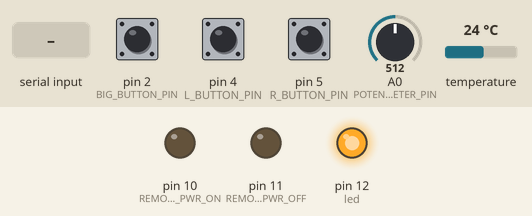
This sketch was run on a simulated Arduino Uno, built with avr-gcc and run on an emulated ATmega328P. On the bench: output pins drawn as LEDs (lit = HIGH). Inputs (shaded band) come from the test bench; at power-on: pin 2 (BIG_BUTTON_PIN) HIGH, A0 (POTENTIOMETER_PIN) = 512, pin 5 (R_BUTTON_PIN) HIGH, pin 4 (L_BUTTON_PIN) HIGH, temperature 24 °C. Pins used as bus, display or sensor lines are not drawn; what the sketch prints to the serial monitor is not drawn.

Above: at 8.2 s.
8.3 s: "200\n" received over Serial
13.7 s: pin 2 (BIG_BUTTON_PIN) pulled LOW for 1 s
At 17.48 s:
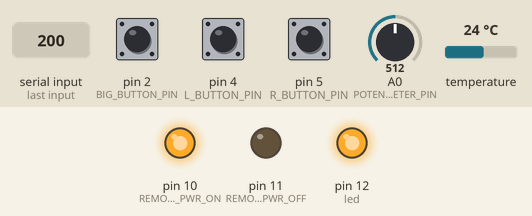
19.0 s: A0 (POTENTIOMETER_PIN) set to 499
22.4 s: A0 (POTENTIOMETER_PIN) set to 716
27.8 s: pin 5 (R_BUTTON_PIN) pulled LOW for 0.15 s
At 31.0 s:
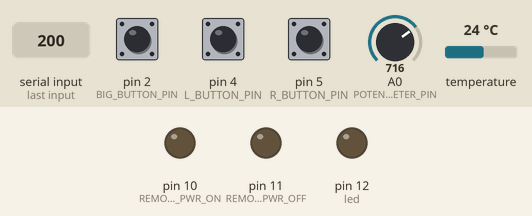
31.3 s: pin 5 (R_BUTTON_PIN) pulled LOW for 3.2 s
Timing chart, 0 to 40.6 s (numbered marks = the images above; inputs shaded):
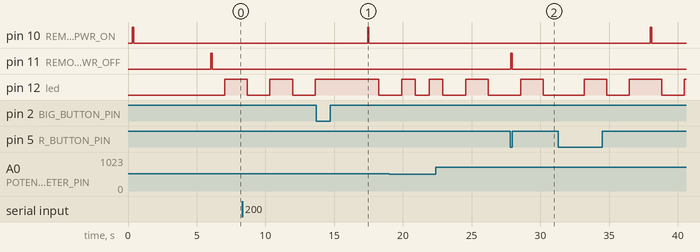

The sketch:

temp_control.ino
```cpp
#include <Button.h>
#include <SoftwareSerial.h>
#include <OneWire.h>
#include <DallasTemperature.h>
#include <Potentiometer.h>
#include <MemoryFree.h>
#include <PID_v1.h>

#define POTENTIOMETER_PIN A0

#define DISPLAY_TX_PIN 8
#define DISPLAY_RX_PIN 10


#define DISPLAY_RESET_PIN 7

#define BIG_BUTTON_PIN 2
#define L_BUTTON_PIN 4
#define R_BUTTON_PIN 5

#define REMOTE_PWR_ON 10
#define REMOTE_PWR_OFF 11

#define TEMPERATURE_PROBE_PIN 9
#define TEMPERATURE_PRECISION 12

#define PRETTY_PRINT_MULTIPLIER 10

#define MIN_PWR_SWITCH_PAUSE 10


enum { COMMA=5, COMMA_10=6, COLON, NONE };
enum { ON=10, OFF=11 };

const int led = 12;

boolean isLedOn = false;
long timeSincePwrSwitch;

unsigned long lastPollPeriod = 0;
const int pollPeriod = 1000;

unsigned long lastTimeChangePeriod = 0;
float lastTempChangePeriod = 0.0;


int lastPowerState;

int holdTemp = 0;
float acceptedChange = 0.0;
int pwr_switch_pause_addition = 0;

int menuItemSelected;

Potentiometer potentiometer = Potentiometer(POTENTIOMETER_PIN);

Button big_button = Button(BIG_BUTTON_PIN,BUTTON_PULLUP);
Button l_button = Button(L_BUTTON_PIN,BUTTON_PULLUP);
Button r_button = Button(R_BUTTON_PIN,BUTTON_PULLUP);


SoftwareSerial s7s(DISPLAY_RX_PIN, DISPLAY_TX_PIN);

OneWire oneWire(TEMPERATURE_PROBE_PIN);
DallasTemperature temp_probe(&oneWire);

String out;


//
// PID - Global variables
//

//Define Variables we'll be connecting to
double Setpoint, Input, Output;

//Specify the links and initial tuning parameters
PID myPID(&Input, &Output, &Setpoint,30,3,5, DIRECT);

int WindowSize = 5000;
unsigned long windowStartTime;


void setup() {
  Serial.begin(115200);
  Serial.println(F("Project C - SousVide Edition"));
  Serial.println(F("Setup staring."));

  pinMode(led,OUTPUT);
  pinMode(DISPLAY_RESET_PIN, OUTPUT);

  pinMode(BIG_BUTTON_PIN, INPUT_PULLUP); // Enable internal pull-up resistor on pin
  pinMode(L_BUTTON_PIN, INPUT_PULLUP); // Enable internal pull-up resistor on pin
  pinMode(R_BUTTON_PIN, INPUT_PULLUP); // Enable internal pull-up resistor on pin

  pinMode(REMOTE_PWR_ON, OUTPUT);
  pinMode(REMOTE_PWR_OFF, OUTPUT);

  reset_display(DISPLAY_RESET_PIN);
  s7s.begin(9600);

  temp_probe.begin();
  temp_probe.setResolution(TEMPERATURE_PRECISION);

  potentiometer.setSectors(2); // Two choises for the menu. Temp control ON, or OFF

  Serial.println(F("Turning off remote power "));
  remote_power_on();
  delay(5000);
  remote_power_off();
  print_power_state();
  reset_display(DISPLAY_RESET_PIN);

  //
  // Pid - Setup
  //
  windowStartTime = millis();

  //initialize the variables we're linked to
  Setpoint = 100;

  //tell the PID to range between 0 and the full window size
  myPID.SetOutputLimits(0, WindowSize);

  //turn the PID on
  myPID.SetMode(AUTOMATIC);
}

void loop() {

  menuItemSelected = potentiometer.getSector();


  if((millis() - lastPollPeriod) > pollPeriod) {
    lastPollPeriod = millis();

    isLedOn = !isLedOn;
    digitalWrite(led, isLedOn ? HIGH : LOW );

    out = "";
    get_new_variables_from_serial();
    print_power_state();

    float temp = get_temp();
    int temp_do_display = temp * PRETTY_PRINT_MULTIPLIER;
    print_status(temp);


    if(menuItemSelected == 1){

      if(big_button.isPressed()){
        myPID.SetMode(MANUAL);
        holdTemp = get_new_hold_temp();
        myPID.SetMode(AUTOMATIC);
      }

      // Main magic - Does temp control on heater, and writes the result to dispaly

      if(do_temp_control(temp, holdTemp)){
        write_text("H" + (String)(temp_do_display),COMMA);
      }else{
        write_text("C" + (String)(temp_do_display),COMMA);
      }

    }else{
          write_text((String)(temp_do_display) ,COMMA);
    }


   Serial.println(out);
  }

  switch_remote_pwr(l_button.isPressed() ? ON : NONE);
  switch_remote_pwr(r_button.isPressed() ? OFF : NONE);

}

String to_string_from_float(float input){
    char outstr[15];
    dtostrf(input,sizeof(input), 2, outstr); // input float, output size, trailing digits after . , putput buffer.
    return (String)outstr;
}

void print_status(float temp){
    out += "Menu_selected=";
    out += menuItemSelected;

    // Converts the float into a serial
    out += " Temp_hr_0=";
    out += to_string_from_float(temp);
    out += " ";

    out += "Hold_temp=" + (String)holdTemp + " ";
    float tempChange = get_temp_change(10, temp);

    out += "Temp_change=";
    out += to_string_from_float(tempChange) + " ";
  }

float get_temp_change(unsigned int per_n_second, float temp_now){


    if((millis() - lastTimeChangePeriod) > (per_n_second * 1000)){

      float temp_change  = temp_now  - lastTempChangePeriod;

      lastTimeChangePeriod = millis();
      lastTempChangePeriod = temp_now;

      return temp_change;

    }else{
      return 0;
    }
}

void get_new_variables_from_serial(){
  int new_holdTemp; // Tells the arduno which temperature to reach.
  int new_pwr_switch_pause_addition; // The pause time between switching the remote power on off.
  float new_acceptedChange;

  if(Serial.available() >0){

    new_holdTemp = Serial.parseInt();

    if(Serial.read() == '\n'){
      if(new_holdTemp >= 0){
        holdTemp = new_holdTemp;

        out = out + "\nnew_hold_temp=" + (String)holdTemp +"\n";
      }

    }

  }

  out = out + "PSP=" + (String)(MIN_PWR_SWITCH_PAUSE + pwr_switch_pause_addition) + " ";
}

int get_new_hold_temp(){

  int temp = (int)get_temp();
  clear_display();
  delay(200);
  write_text((String)(temp * PRETTY_PRINT_MULTIPLIER),COMMA);
  delay(1000);
  clear_display();
  delay(200);
  return temp;


}
//
// Magic happens here!
//
boolean do_temp_control(float temp, int holdTemp){

    print_pid_params();


    Input = (double)get_temp();
    Setpoint = (double) holdTemp;
    myPID.Compute();

    // Output is a global variable from the myPID object.
    out += "PID_output=" + (String)Output + " ";


    /************************************************
     * turn the output pin on/off based on pid output
     ************************************************/
    unsigned long now = millis();
    if(now - windowStartTime>WindowSize)
    { //time to shift the Relay Window
      windowStartTime += WindowSize;
    }
    out +="PID_gt=" + (String)(now - windowStartTime) + " ";

    if(Output > now - windowStartTime) {
      switch_remote_pwr(ON);
      return true;
    }else{
      switch_remote_pwr(OFF);
      return false;
    }

}

void print_pid_params(){
  out += "Kp=" + (String)myPID.GetKp() + " ";
  out += "Ki=" + (String)myPID.GetKi() + " ";
  out += "Kd=" + (String)myPID.GetKd() + " ";
  out += "PID_mode=" + (String)myPID.GetMode() + " ";
  out += "PID_direction=" + (String)myPID.GetDirection() + " ";

  }

void print_power_state(){

  out = out + "Last_Power_State=";
  lastPowerState == 11 ? out = out + "OFF " : out = out + "ON ";


}

void switch_remote_pwr(int power_status){
  if (power_status == NONE){
    return;
  }

  int power_switch_pause_seconds =  MIN_PWR_SWITCH_PAUSE + pwr_switch_pause_addition;


  long deltaTime = millis() - timeSincePwrSwitch;


  out = out + "delta_lock=";
  if(deltaTime > (power_switch_pause_seconds * 1000)){
    out = out + "OFF ";
  }else{
    out = out + "ON ";
  }

  if(power_status != lastPowerState && deltaTime > (power_switch_pause_seconds * 1000)){
    switch(power_status)
    {
      case ON:
        remote_power_on();
        break;

      case OFF:
        remote_power_off();
        break;

      default:
        break;
    }
  }else if (l_button.isPressed() || r_button.isPressed()) {

    if(power_status == lastPowerState && deltaTime < (power_switch_pause_seconds * 1000)){
      power_status == ON ? write_text("ON", NONE) : write_text("OFF", NONE);
    }else{

      write_text((String)(deltaTime / 1000), NONE);
      delay(500);
      write_text("D"+(String)power_switch_pause_seconds, NONE);
      delay(500);
    }
  }
}

void remote_power_off(){
    digitalWrite(REMOTE_PWR_OFF, HIGH);
    delay(100);
    digitalWrite(REMOTE_PWR_OFF, LOW);
    lastPowerState = OFF;
    timeSincePwrSwitch = millis();
    write_text((String)"OFF", NONE);
    delay(500);
}


void remote_power_on(){
    digitalWrite(REMOTE_PWR_ON, HIGH);
    delay(100);
    digitalWrite(REMOTE_PWR_ON, LOW);
    lastPowerState = ON;
    timeSincePwrSwitch = millis();
    write_text((String)"ON", NONE);
    delay(500);
}

float get_temp(){
  temp_probe.requestTemperatures(); // Send the command to get temperatures


  //temp_probe.setResolution(TEMPERATURE_PRECISION);
  float t = temp_probe.getTempCByIndex(0);
  return t;

}
void blink_led(int led){
  digitalWrite(led, HIGH);   // turn the LED on (HIGH is the voltage level)
  delay(100);               // wait for a second
  digitalWrite(led, LOW);    // turn the LED off by making the voltage LOW

}
void reset_display(int resetDispPin){

    digitalWrite(resetDispPin, LOW);
    delay(300);
    digitalWrite(resetDispPin, HIGH);


}

void write_text(String text, int punct_mark ){
  char tempString[10];  // Will be used with sprintf to create strings

  char t[5];
  text.toCharArray(t,5);
  sprintf(tempString, "%4s", t);
  s7s.print(tempString);

  switch(punct_mark)
  {
    case COLON:
      set_decimals(0b00010000);  // Sets digit 3 decimal on

      break;
    case COMMA:
      set_decimals(0b00000100);  // Sets digit 3 decimal on
      break;
    case COMMA_10:
      set_decimals(0b00000010);  // Sets digit 3 decimal on
      break;

    default:
      set_decimals(0b00000000);
  }

  delay(100);

}

void clear_display(){
  s7s.write(0x76);
}

void set_decimals(byte decimals)
{
  s7s.write(0x77);
  s7s.write(decimals);
}
```

Measured:
- after the input at 27.8 s, pin 11 (REMOTE_PWR_OFF): LOW → HIGH after 0.06 s, → LOW 0.10 s later
